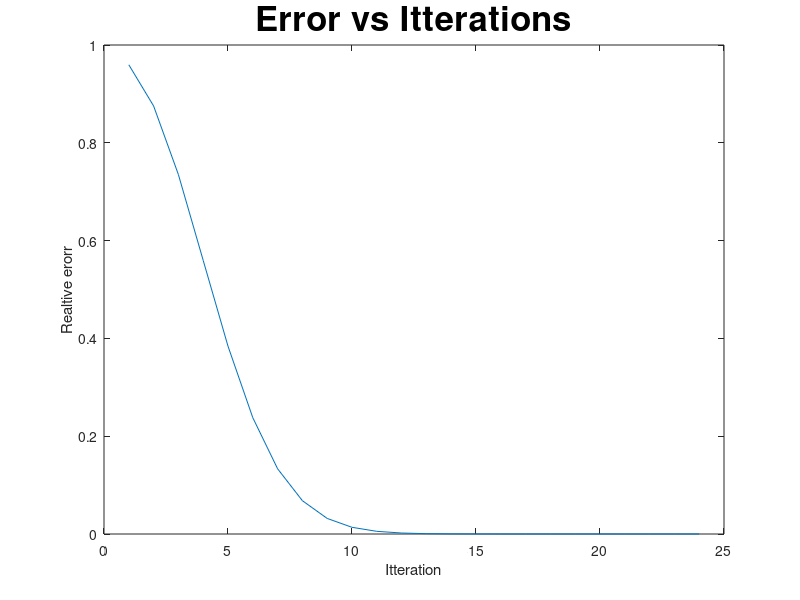

Recreate this plot in MATLAB.
%% Assignemnt
% Name        : Mohamed Mafaz
% Roll Number : AM25M009
% Depatment   : Applied Mechanics

clc
clear

number = 5;         % x: where we want to find e(x)


plot_arr = [];      % TO plot relative error wrt to itterations


tolerence = 5e-10;

sum = 1;
loop_completed = 0;
maximum_loops = 100; % So i can break out if the code goes to an infinite Loop, mostly for debugging

actual = exp(number);
i = 1;     % Starting from 2nd factor, since 1 is always present

while 1
    sum = sum + power(number, i) / factorial(i);  % maclaurin series 

    relative_error = abs((actual - sum)/actual);  % Relative error: |x_true - x| / x_true
    plot_arr = [plot_arr, relative_error];        % Storing error since i want to plot it

    if (relative_error) < tolerence;              % Comparing float is generally not a good idea for extremly small numbers due to machine precision 
                                                  % But since error arent that small it wont cause issues.
        break
    end

    loop_completed = loop_completed + 1;          % Loops are kept track of

    if loop_completed >= maximum_loops            % Refer line 16
        break
    end

    i = i + 1;
end

%% Printing Stats
fprintf("relative_error: %.10f\n", relative_error)
fprintf("Loops taken   : %d\n", loop_completed)
fprintf("Predicted     : %.10f\n", sum)
fprintf("Actual        : %.10f\n", exp(number))

%% Plotting Relative error
plot(1:length(plot_arr), plot_arr);
title('Error vs Itterations', 'FontSize', 25)
xlabel("Itteration")
ylabel("Realtive erorr")
